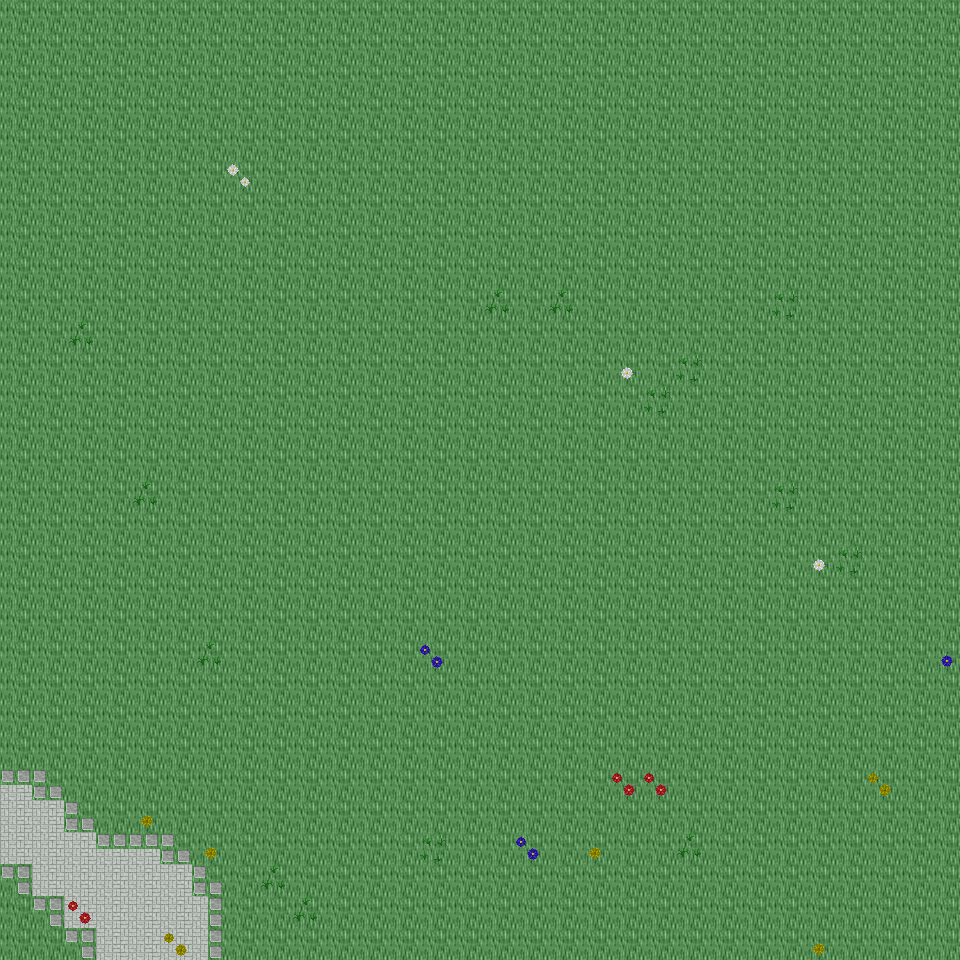

Tiled map render using the project's own tile images. Description and the map definition, with tile-layer contents summarised, below:
An orthogonal 30x30 tile map with 32x32 px tiles, 6 tile layers (Ground, Object, Object2, Above, ...), 18 tilesets and 4 objects (4x mapExit).

<map version="1.0" orientation="orthogonal" renderorder="right-down" width="30" height="30" tilewidth="32" tileheight="32" nextobjectid="5">
  <tileset firstgid="1" name="tileset_ground_ground" tilewidth="32" tileheight="32" tilecount="33" columns="3">
    <image source="../drawable/tileset_ground_ground.png" width="96" height="352" />
  </tileset>
  <tileset firstgid="34" name="tileset_plant_flower_daisy_white" tilewidth="32" tileheight="32" tilecount="8" columns="2">
    <image source="../drawable/tileset_plant_flower_daisy_white.png" width="64" height="128" />
  </tileset>
  <tileset firstgid="42" name="tileset_plant_grasses" tilewidth="32" tileheight="32" tilecount="6" columns="3">
    <image source="../drawable/tileset_plant_grasses.png" width="96" height="64" />
  </tileset>
  <tileset firstgid="48" name="tileset_plant_flower_daisy_yellow" tilewidth="32" tileheight="32" tilecount="8" columns="2">
    <image source="../drawable/tileset_plant_flower_daisy_yellow.png" width="64" height="128" />
  </tileset>
  <tileset firstgid="56" name="tileset_plant_flower_daisy_blue" tilewidth="32" tileheight="32" tilecount="8" columns="2">
    <image source="../drawable/tileset_plant_flower_daisy_blue.png" width="64" height="128" />
  </tileset>
  <tileset firstgid="64" name="tileset_plant_flower_daisy_red" tilewidth="32" tileheight="32" tilecount="8" columns="2">
    <image source="../drawable/tileset_plant_flower_daisy_red.png" width="64" height="128" />
  </tileset>
  <tileset firstgid="72" name="tileset_plant_tree_tree_darkgreen" tilewidth="32" tileheight="32" tilecount="88" columns="8">
    <image source="../drawable/tileset_plant_tree_tree_darkgreen.png" width="256" height="352" />
  </tileset>
  <tileset firstgid="160" name="tileset_logic_creature_animal" tilewidth="32" tileheight="32" tilecount="32" columns="8">
    <image source="../drawable/tileset_logic_creature_animal.png" width="256" height="128" />
  </tileset>
  <tileset firstgid="192" name="tileset_logic_creature_elf" tilewidth="32" tileheight="32" tilecount="16" columns="8">
    <image source="../drawable/tileset_logic_creature_elf.png" width="256" height="64" />
  </tileset>
  <tileset firstgid="208" name="tileset_logic_collision" tilewidth="32" tileheight="32" tilecount="1" columns="1">
    <image source="../drawable/tileset_logic_collision.png" width="32" height="32" />
  </tileset>
  <tileset firstgid="209" name="tileset_logic_creature_human_evil" tilewidth="32" tileheight="32" tilecount="16" columns="8">
    <image source="../drawable/tileset_logic_creature_human_evil.png" width="256" height="64" />
  </tileset>
  <tileset firstgid="225" name="tileset_logic_portal" tilewidth="32" tileheight="32" tilecount="24" columns="8">
    <image source="../drawable/tileset_logic_portal.png" width="256" height="96" />
  </tileset>
  <tileset firstgid="249" name="tileset_ground_green_paving" tilewidth="32" tileheight="32" tilecount="18" columns="3">
    <image source="../drawable/tileset_ground_green_paving.png" width="96" height="192" />
  </tileset>
  <tileset firstgid="267" name="tileset_ground_water_swamp_water" tilewidth="32" tileheight="32" tilecount="33" columns="3">
    <image source="../drawable/tileset_ground_water_swamp_water.png" width="96" height="352" />
  </tileset>
  <tileset firstgid="300" name="tileset_plant_grasses_swamp" tilewidth="32" tileheight="32" tilecount="42" columns="6">
    <image source="../drawable/tileset_plant_grasses_swamp.png" width="192" height="224" />
  </tileset>
  <tileset firstgid="342" name="tileset_logic_protection" tilewidth="32" tileheight="32" tilecount="2" columns="2">
    <image source="../drawable/tileset_logic_protection.png" width="64" height="32" />
  </tileset>
  <tileset firstgid="344" name="tileset_logic_creature_ogre" tilewidth="32" tileheight="32" tilecount="4" columns="4">
    <image source="../drawable/tileset_logic_creature_ogre.png" width="128" height="32" />
  </tileset>
  <tileset firstgid="348" name="tileset_logic_creature_undead_skeleton" tilewidth="32" tileheight="32" tilecount="6" columns="6">
    <image source="../drawable/tileset_logic_creature_undead_skeleton.png" width="192" height="32" />
  </tileset>
  <layer name="Ground" width="30" height="30">
    <data>[900 cells, 900 non-empty, 2 distinct tile ids]</data>
  </layer>
  <layer name="Object" width="30" height="30">
    <data>[900 cells, 41 non-empty, 13 distinct tile ids]</data>
  </layer>
  <layer name="Object2" width="30" height="30">
    <data>[900 cells, 0 non-empty, 0 distinct tile ids]</data>
  </layer>
  <layer name="Above" width="30" height="30">
    <data>[900 cells, 0 non-empty, 0 distinct tile ids]</data>
  </layer>
  <layer name="Above2" width="30" height="30">
    <data>[900 cells, 0 non-empty, 0 distinct tile ids]</data>
  </layer>
  <layer name="Walkable" width="30" height="30">
    <data>[900 cells, 0 non-empty, 0 distinct tile ids]</data>
  </layer>
  <objectgroup name="MapEvents">
    <object id="1" name="north" type="mapExit" x="0" y="0" width="960" height="32">
      <properties>
        <property name="map" value="level_0_x189_y60" />
        <property name="x" value="0" />
        <property name="y" value="28" />
      </properties>
    </object>
    <object id="2" name="south" type="mapExit" x="0" y="928" width="960" height="32">
      <properties>
        <property name="map" value="level_0_x189_y62" />
        <property name="x" value="0" />
        <property name="y" value="1" />
      </properties>
    </object>
    <object id="3" name="west" type="mapExit" x="0" y="0" width="32" height="960">
      <properties>
        <property name="map" value="level_0_x188_y61" />
        <property name="x" value="28" />
        <property name="y" value="0" />
      </properties>
    </object>
    <object id="4" name="east" type="mapExit" x="928" y="0" width="32" height="960">
      <properties>
        <property name="map" value="level_0_x190_y61" />
        <property name="x" value="1" />
        <property name="y" value="0" />
      </properties>
    </object>
  </objectgroup>
</map>
